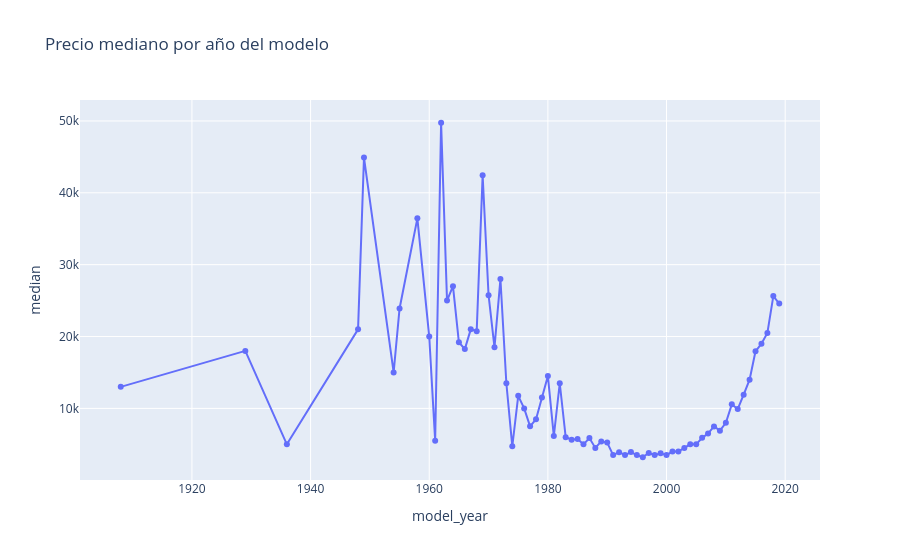

Notebook code for this chart:
### Code cell
fig = px.line(
    precio_por_año,
    x='model_year',
    y='median',
    markers=True,
    title='Precio mediano por año del modelo'
)

fig.show()

### Figure 1 — Plotly figure (JSON) as saved in the notebook; plotly's stock layout.template omitted (floating-point values rounded to 4 significant figures)
{"data": [{"hovertemplate": "model_year=%{x}<br>median=%{y}<extra></extra>", "legendgroup": "", "line": {"color": "#636efa", "dash": "solid"}, "marker": {"symbol": "circle"}, "mode": "lines+markers", "name": "", "orientation": "v", "showlegend": false, "type": "scatter", "x": [1908, 1929, 1936, 1948, 1949, 1954, 1955, 1958, 1960, 1961, 1962, 1963, 1964, 1965, 1966, 1967, 1968, 1969, 1970, 1971, 1972, 1973, 1974, 1975, 1976, 1977, 1978, 1979, 1980, 1981, 1982, 1983, 1984, 1985, 1986, 1987, 1988, 1989, 1990, 1991, 1992, 1993, 1994, 1995, 1996, 1997, 1998, 1999, 2000, 2001, 2002, 2003, 2004, 2005, 2006, 2007, 2008, 2009, 2010, 2011, 2012, 2013, 2014, 2015, 2016, 2017, 2018, 2019], "xaxis": "x", "y": [13000.0, 18000.0, 5000.0, 21000.0, 44900.0, 15000.0, 23900.0, 36450.0, 20000.0, 5500.0, 49750.0, 25000.0, 27000.0, 19200.0, 18250.0, 21000.0, 20750.0, 42450.0, 25750.0, 18500.0, 28000.0, 13500.0, 4725.0, 11750.0, 9999.0, 7500.0, 8500.0, 11500.0, 14500.0, 6150.0, 13500.0, 6000.0, 5650.0, 5725.0, 5000.0, 5875.0, 4500.0, 5400.0, 5250.0, 3500.0, 3900.0, 3498.0, 3925.0, 3500.0, 3200.0, 3800.0, 3500.0, 3750.0, 3500.0, 3995.0, 3999.0, 4495.0, 5000.0, 4995.0, 5900.0, 6495.0, 7488.0, 6900.0, 7990.0, 10560.0, 9900.0, 11900.0, 14000.0, 17950.0, 18990.0, 20500.0, 25630.0, 24590.0], "yaxis": "y"}], "layout": {"legend": {"tracegroupgap": 0}, "title": {"text": "Precio mediano por año del modelo"}, "xaxis": {"anchor": "y", "domain": [0, 1], "title": {"text": "model_year"}}, "yaxis": {"anchor": "x", "domain": [0, 1], "title": {"text": "median"}}}}
